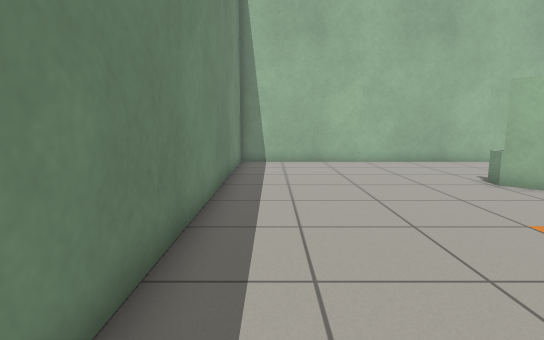
[1] (above)

12 first-person views from a walk through a world built for the Gazebo simulator. The camera is 0.89 m above the floor, tilts 8° down and sees 80° across. The floor is counted in squares, 0.5 m on a side. Each view is taken from the middle of a square. On the plan, view 1 faces up. The plan holds only what a view shows up to about 16 squares ahead; the rest is blank.

[2]
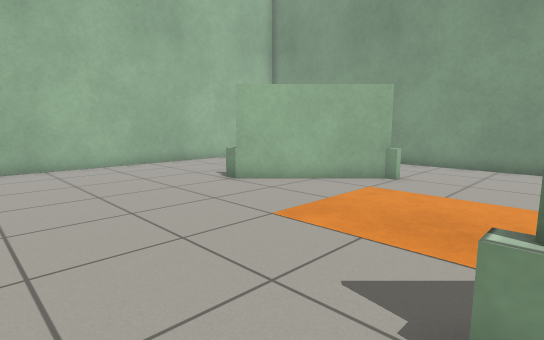

[3]
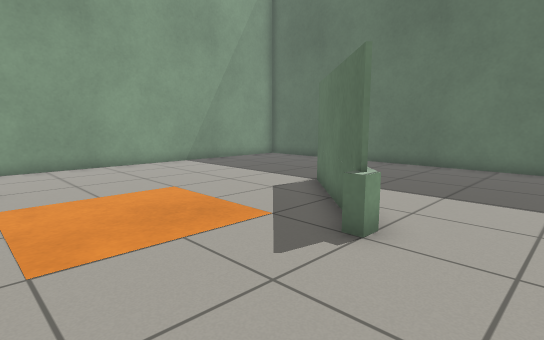

[4]
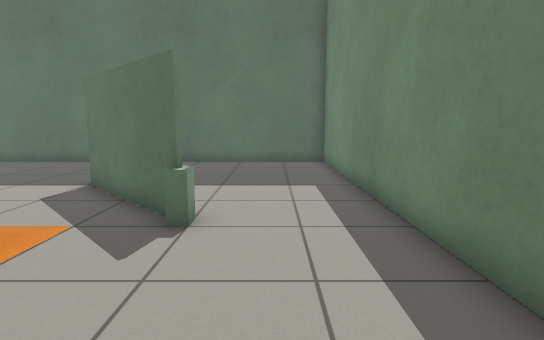

[5]
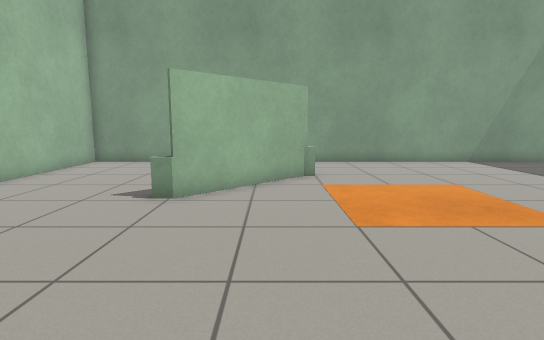

[6]
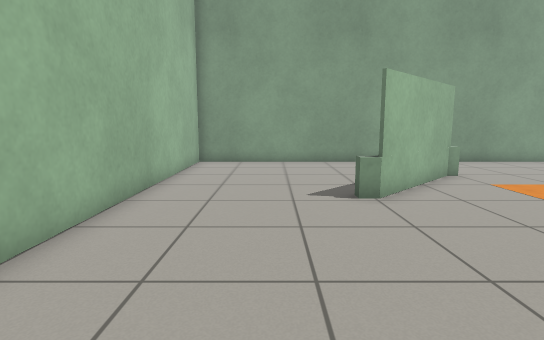

[7]
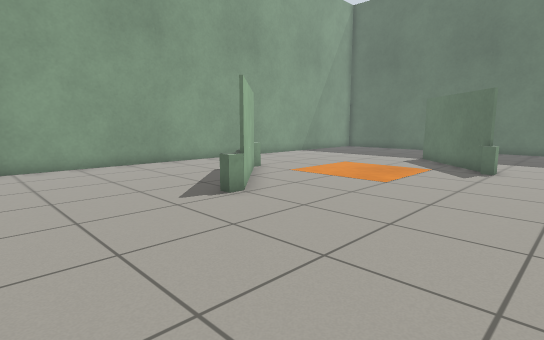

[8]
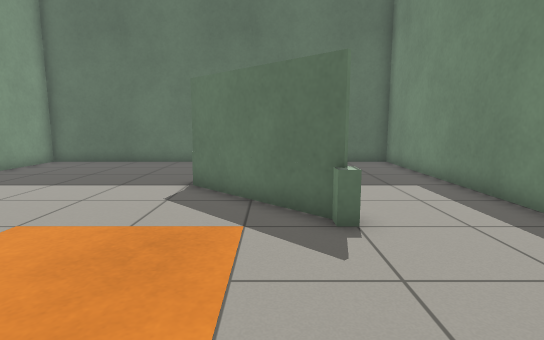

[9]
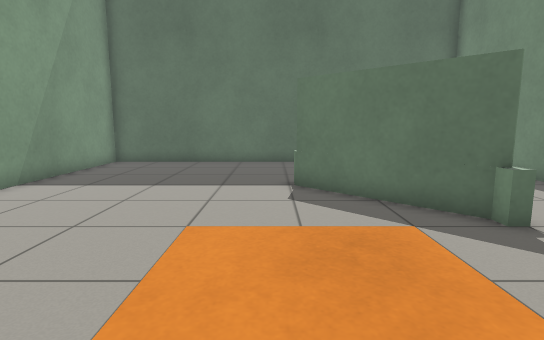

[10]
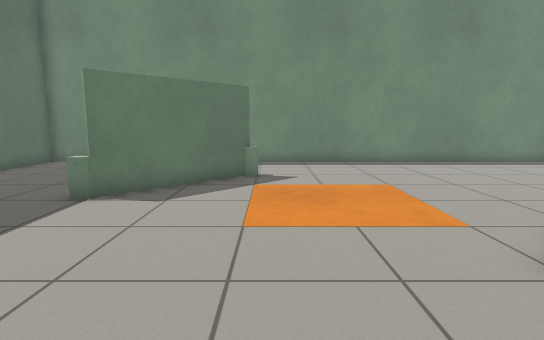

[11]
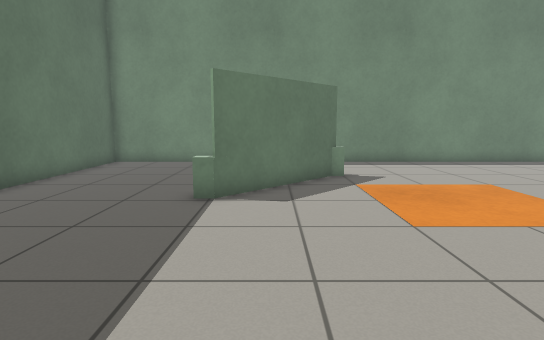

[12]
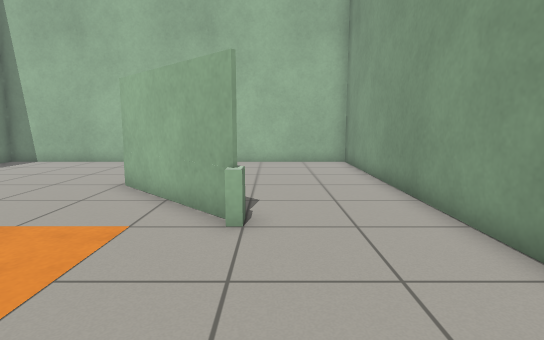

### Floor plan
Points are (right, up) in squares from view 1. A wall is a line through its corners. A room is listed if a view was taken in it or the views show most of it. See-through windows are left out.
Room 1 (views 1, 2, 3, 4, 5, 6, 7, 8, 9, 10, 11, 12)
walls: (2.5, 1.5) (6.3, -2.4); (10.6, 6) (10.3, 5.8) (6.7, 9.4); (-1.5, 15.5) (-1.5, -8.5) (14.5, -8.5) (14.5, 15.5) (-1.5, 15.5)
low walls: (10.2, 5.4) (10.2, 5.9); (2.5, 0.9) (2.5, 1.5) (2.9, 1.5) (2.9, 1); (10.5, 6) (10.5, 5.5); (6.7, 9.4) (6.7, 9.9) (7.1, 9.9); (6.3, -2.4) (6.3, -3)

Where each view was taken, in squares from view 1:
view 1: 0 up, 0 right, facing up
view 2: 1 up, 0 right, facing up-right
view 3: 6 up, 0 right, facing down-right
view 4: 7 up, 1 right, facing down
view 5: 7 up, 1 left, facing right
view 6: 12 up, 1 left, facing right
view 7: 15 up, 0 right, facing down-right
view 8: 7 up, 4 right, facing down
view 9: 7 up, 7 right, facing down
view 10: 2 up, 14 right, facing left
view 11: 1 down, 14 right, facing left
view 12: 0 up, 11 right, facing up
